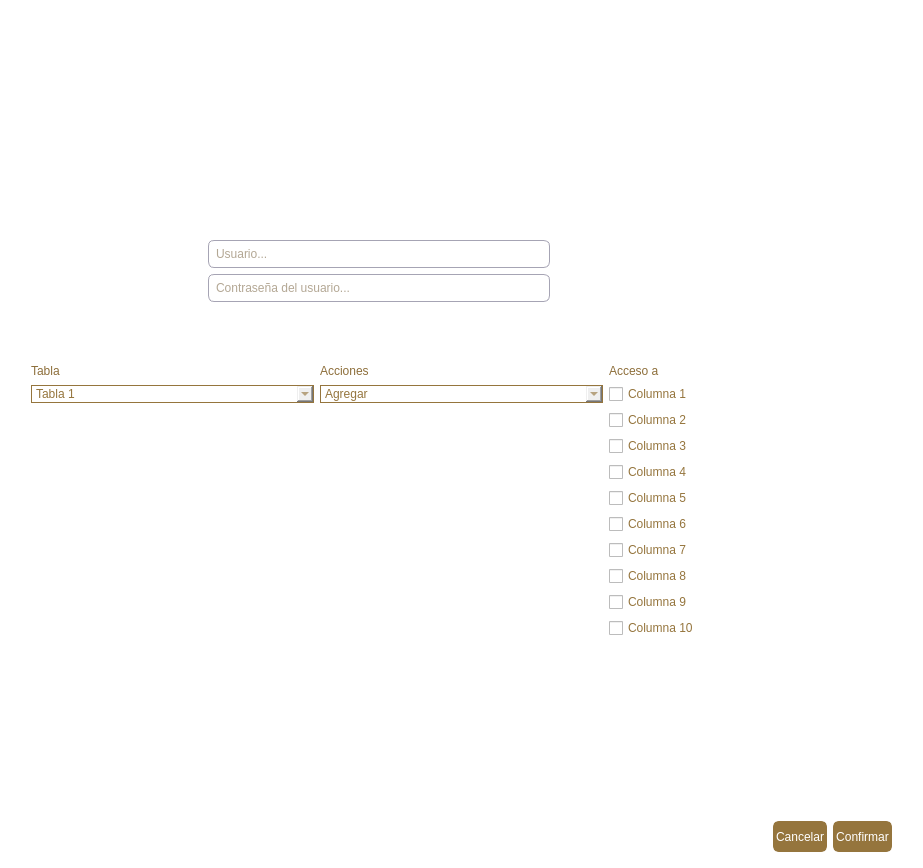
<?xml version="1.0" encoding="UTF-8"?>
<ui version="4.0">
 <class>Dialog</class>
 <widget class="QDialog" name="Dialog">
  <property name="geometry">
   <rect>
    <x>0</x>
    <y>0</y>
    <width>923</width>
    <height>868</height>
   </rect>
  </property>
  <property name="windowTitle">
   <string>Dialog</string>
  </property>
  <property name="styleSheet">
   <string notr="true">QDialog {
background-color: white;
}</string>
  </property>
  <layout class="QHBoxLayout" name="horizontalLayout">
   <item>
    <spacer name="verticalSpacer_9">
     <property name="orientation">
      <enum>Qt::Vertical</enum>
     </property>
     <property name="sizeHint" stdset="0">
      <size>
       <width>20</width>
       <height>847</height>
      </size>
     </property>
    </spacer>
   </item>
   <item>
    <layout class="QVBoxLayout" name="verticalLayout" stretch="1,1,1,1,0">
     <item>
      <spacer name="horizontalSpacer">
       <property name="orientation">
        <enum>Qt::Horizontal</enum>
       </property>
       <property name="sizeHint" stdset="0">
        <size>
         <width>40</width>
         <height>20</height>
        </size>
       </property>
      </spacer>
     </item>
     <item>
      <layout class="QHBoxLayout" name="horizontalLayout_3" stretch="1,2,2">
       <item>
        <widget class="QLabel" name="label_iconousuario">
         <property name="text">
          <string/>
         </property>
        </widget>
       </item>
       <item>
        <layout class="QVBoxLayout" name="verticalLayout_4">
         <item>
          <spacer name="verticalSpacer_18">
           <property name="orientation">
            <enum>Qt::Vertical</enum>
           </property>
           <property name="sizeHint" stdset="0">
            <size>
             <width>20</width>
             <height>40</height>
            </size>
           </property>
          </spacer>
         </item>
         <item>
          <widget class="QLineEdit" name="lineEdit_contrasenausuario">
           <property name="styleSheet">
            <string notr="true">QLineEdit {
border-radius: 6px;
border: 1px solid rgb(166,164, 180);
background-color:white;
color: rgb(103,80,41);
padding: 5px;
}</string>
           </property>
           <property name="text">
            <string/>
           </property>
           <property name="placeholderText">
            <string>Usuario...</string>
           </property>
          </widget>
         </item>
         <item>
          <widget class="QLineEdit" name="lineEdit_nombreusuario">
           <property name="styleSheet">
            <string notr="true">QLineEdit {
border-radius: 6px;
border: 1px solid rgb(166,164, 180);
background-color:white;
color: rgb(103,80,41);
padding: 5px;
}</string>
           </property>
           <property name="placeholderText">
            <string>Contraseña del usuario...</string>
           </property>
          </widget>
         </item>
         <item>
          <spacer name="verticalSpacer_19">
           <property name="orientation">
            <enum>Qt::Vertical</enum>
           </property>
           <property name="sizeHint" stdset="0">
            <size>
             <width>20</width>
             <height>40</height>
            </size>
           </property>
          </spacer>
         </item>
        </layout>
       </item>
       <item>
        <spacer name="verticalSpacer_20">
         <property name="orientation">
          <enum>Qt::Vertical</enum>
         </property>
         <property name="sizeHint" stdset="0">
          <size>
           <width>20</width>
           <height>40</height>
          </size>
         </property>
        </spacer>
       </item>
      </layout>
     </item>
     <item>
      <layout class="QGridLayout" name="gridLayout">
       <item row="0" column="0">
        <widget class="QLabel" name="label_tabla">
         <property name="styleSheet">
          <string notr="true">font: 12pt &quot;Arial Rounded MT Bold&quot;;
color: rgb(141, 110, 58);</string>
         </property>
         <property name="text">
          <string>Tabla</string>
         </property>
        </widget>
       </item>
       <item row="0" column="2">
        <widget class="QLabel" name="label_acceso">
         <property name="styleSheet">
          <string notr="true">font: 12pt &quot;Arial Rounded MT Bold&quot;;
color: rgb(141, 110, 58);</string>
         </property>
         <property name="text">
          <string>Acceso a</string>
         </property>
        </widget>
       </item>
       <item row="8" column="2">
        <widget class="QCheckBox" name="checkBox_acceso_8">
         <property name="styleSheet">
          <string notr="true">
font: 75 11pt &quot;MS Shell Dlg 2&quot;;
color: rgb(149, 117, 61);</string>
         </property>
         <property name="text">
          <string>Columna 8</string>
         </property>
        </widget>
       </item>
       <item row="9" column="2">
        <widget class="QCheckBox" name="checkBox_acceso_9">
         <property name="styleSheet">
          <string notr="true">
font: 75 11pt &quot;MS Shell Dlg 2&quot;;
color: rgb(149, 117, 61);</string>
         </property>
         <property name="text">
          <string>Columna 9</string>
         </property>
        </widget>
       </item>
       <item row="1" column="0">
        <widget class="QComboBox" name="comboBox_tablas">
         <property name="styleSheet">
          <string notr="true">QComboBox{
border: 1px solid #95753d;
background-color: #white;
font: 75 11pt &quot;MS Shell Dlg 2&quot;;
color: rgb(149, 117, 61);
}</string>
         </property>
         <item>
          <property name="text">
           <string>Tabla 1</string>
          </property>
         </item>
         <item>
          <property name="text">
           <string>Tabla 2</string>
          </property>
         </item>
         <item>
          <property name="text">
           <string>Tabla 3</string>
          </property>
         </item>
         <item>
          <property name="text">
           <string>Tabla 4</string>
          </property>
         </item>
         <item>
          <property name="text">
           <string>Tabla 5</string>
          </property>
         </item>
         <item>
          <property name="text">
           <string>Tabla 6</string>
          </property>
         </item>
         <item>
          <property name="text">
           <string>Tabla 7</string>
          </property>
         </item>
         <item>
          <property name="text">
           <string>Tabla 8</string>
          </property>
         </item>
         <item>
          <property name="text">
           <string>Tabla 9</string>
          </property>
         </item>
         <item>
          <property name="text">
           <string>Tabla 10</string>
          </property>
         </item>
         <item>
          <property name="text">
           <string>Tabla 11</string>
          </property>
         </item>
         <item>
          <property name="text">
           <string>Tabla 12</string>
          </property>
         </item>
         <item>
          <property name="text">
           <string>Tabla 13</string>
          </property>
         </item>
         <item>
          <property name="text">
           <string>Tabla 14</string>
          </property>
         </item>
         <item>
          <property name="text">
           <string>Tabla 15</string>
          </property>
         </item>
         <item>
          <property name="text">
           <string>Tabla 16</string>
          </property>
         </item>
         <item>
          <property name="text">
           <string>Tabla 17</string>
          </property>
         </item>
        </widget>
       </item>
       <item row="1" column="2">
        <widget class="QCheckBox" name="checkBox_acceso1">
         <property name="styleSheet">
          <string notr="true">
font: 75 11pt &quot;MS Shell Dlg 2&quot;;
color: rgb(149, 117, 61);</string>
         </property>
         <property name="text">
          <string>Columna 1</string>
         </property>
        </widget>
       </item>
       <item row="0" column="1">
        <widget class="QLabel" name="label_acciones">
         <property name="styleSheet">
          <string notr="true">font: 12pt &quot;Arial Rounded MT Bold&quot;;
color: rgb(141, 110, 58);</string>
         </property>
         <property name="text">
          <string>Acciones</string>
         </property>
        </widget>
       </item>
       <item row="6" column="2">
        <widget class="QCheckBox" name="checkBox_acceso_6">
         <property name="styleSheet">
          <string notr="true">
font: 75 11pt &quot;MS Shell Dlg 2&quot;;
color: rgb(149, 117, 61);</string>
         </property>
         <property name="text">
          <string>Columna 6</string>
         </property>
        </widget>
       </item>
       <item row="2" column="2">
        <widget class="QCheckBox" name="checkBox_acceso_2">
         <property name="styleSheet">
          <string notr="true">
font: 75 11pt &quot;MS Shell Dlg 2&quot;;
color: rgb(149, 117, 61);</string>
         </property>
         <property name="text">
          <string>Columna 2</string>
         </property>
        </widget>
       </item>
       <item row="3" column="2">
        <widget class="QCheckBox" name="checkBox_acceso_3">
         <property name="styleSheet">
          <string notr="true">
font: 75 11pt &quot;MS Shell Dlg 2&quot;;
color: rgb(149, 117, 61);</string>
         </property>
         <property name="text">
          <string>Columna 3</string>
         </property>
        </widget>
       </item>
       <item row="4" column="2">
        <widget class="QCheckBox" name="checkBox_acceso_4">
         <property name="styleSheet">
          <string notr="true">
font: 75 11pt &quot;MS Shell Dlg 2&quot;;
color: rgb(149, 117, 61);</string>
         </property>
         <property name="text">
          <string>Columna 4</string>
         </property>
        </widget>
       </item>
       <item row="5" column="2">
        <widget class="QCheckBox" name="checkBox_acceso_5">
         <property name="styleSheet">
          <string notr="true">
font: 75 11pt &quot;MS Shell Dlg 2&quot;;
color: rgb(149, 117, 61);</string>
         </property>
         <property name="text">
          <string>Columna 5</string>
         </property>
        </widget>
       </item>
       <item row="7" column="2">
        <widget class="QCheckBox" name="checkBox_acceso_7">
         <property name="styleSheet">
          <string notr="true">
font: 75 11pt &quot;MS Shell Dlg 2&quot;;
color: rgb(149, 117, 61);</string>
         </property>
         <property name="text">
          <string>Columna 7</string>
         </property>
        </widget>
       </item>
       <item row="1" column="1">
        <widget class="QComboBox" name="comboBox_acciones">
         <property name="styleSheet">
          <string notr="true">QComboBox{
border: 1px solid #95753d;
background-color: #white;
font: 75 11pt &quot;MS Shell Dlg 2&quot;;
color: rgb(149, 117, 61);
}</string>
         </property>
         <item>
          <property name="text">
           <string>Agregar</string>
          </property>
         </item>
         <item>
          <property name="text">
           <string>Modificar</string>
          </property>
         </item>
         <item>
          <property name="text">
           <string>Eliminar</string>
          </property>
         </item>
        </widget>
       </item>
       <item row="10" column="2">
        <widget class="QCheckBox" name="checkBox_acceso_10">
         <property name="styleSheet">
          <string notr="true">
font: 75 11pt &quot;MS Shell Dlg 2&quot;;
color: rgb(149, 117, 61);</string>
         </property>
         <property name="text">
          <string>Columna 10</string>
         </property>
        </widget>
       </item>
      </layout>
     </item>
     <item>
      <spacer name="horizontalSpacer_2">
       <property name="orientation">
        <enum>Qt::Horizontal</enum>
       </property>
       <property name="sizeHint" stdset="0">
        <size>
         <width>40</width>
         <height>20</height>
        </size>
       </property>
      </spacer>
     </item>
     <item>
      <layout class="QHBoxLayout" name="horizontalLayout_2" stretch="2,0,0">
       <item>
        <spacer name="verticalSpacer_17">
         <property name="orientation">
          <enum>Qt::Vertical</enum>
         </property>
         <property name="sizeHint" stdset="0">
          <size>
           <width>20</width>
           <height>40</height>
          </size>
         </property>
        </spacer>
       </item>
       <item>
        <widget class="QPushButton" name="pushButton_cancelar">
         <property name="styleSheet">
          <string notr="true">QPushButton {
border-radius: 6px;
border: 3px solid #95753d;
background-color: #95753d;
color: white;
height: 25px;
}

QPushButton:hover {
	background-color: rgb(116, 91, 47);
	color: rgb(255, 255, 255);
	border: 3px solid  rgb(116, 91, 47);
}

QPushButton:pressed {
    border-style: inset;
    background-color: rgb(103, 80, 41);
	color: rgb(255, 255, 255);
	border: 3px solid  rgb(103, 80, 41);
}</string>
         </property>
         <property name="text">
          <string>Cancelar</string>
         </property>
        </widget>
       </item>
       <item>
        <widget class="QPushButton" name="pushButton_confirmar">
         <property name="styleSheet">
          <string notr="true">QPushButton {
border-radius: 6px;
border: 3px solid #95753d;
background-color: #95753d;
color: white;
height: 25px;
}

QPushButton:hover {
	background-color: rgb(116, 91, 47);
	color: rgb(255, 255, 255);
	border: 3px solid  rgb(116, 91, 47);
}

QPushButton:pressed {
    border-style: inset;
    background-color: rgb(103, 80, 41);
	color: rgb(255, 255, 255);
	border: 3px solid  rgb(103, 80, 41);
}</string>
         </property>
         <property name="text">
          <string>Confirmar</string>
         </property>
        </widget>
       </item>
      </layout>
     </item>
    </layout>
   </item>
   <item>
    <spacer name="verticalSpacer_16">
     <property name="orientation">
      <enum>Qt::Vertical</enum>
     </property>
     <property name="sizeHint" stdset="0">
      <size>
       <width>20</width>
       <height>847</height>
      </size>
     </property>
    </spacer>
   </item>
  </layout>
 </widget>
 <resources/>
 <connections/>
</ui>
